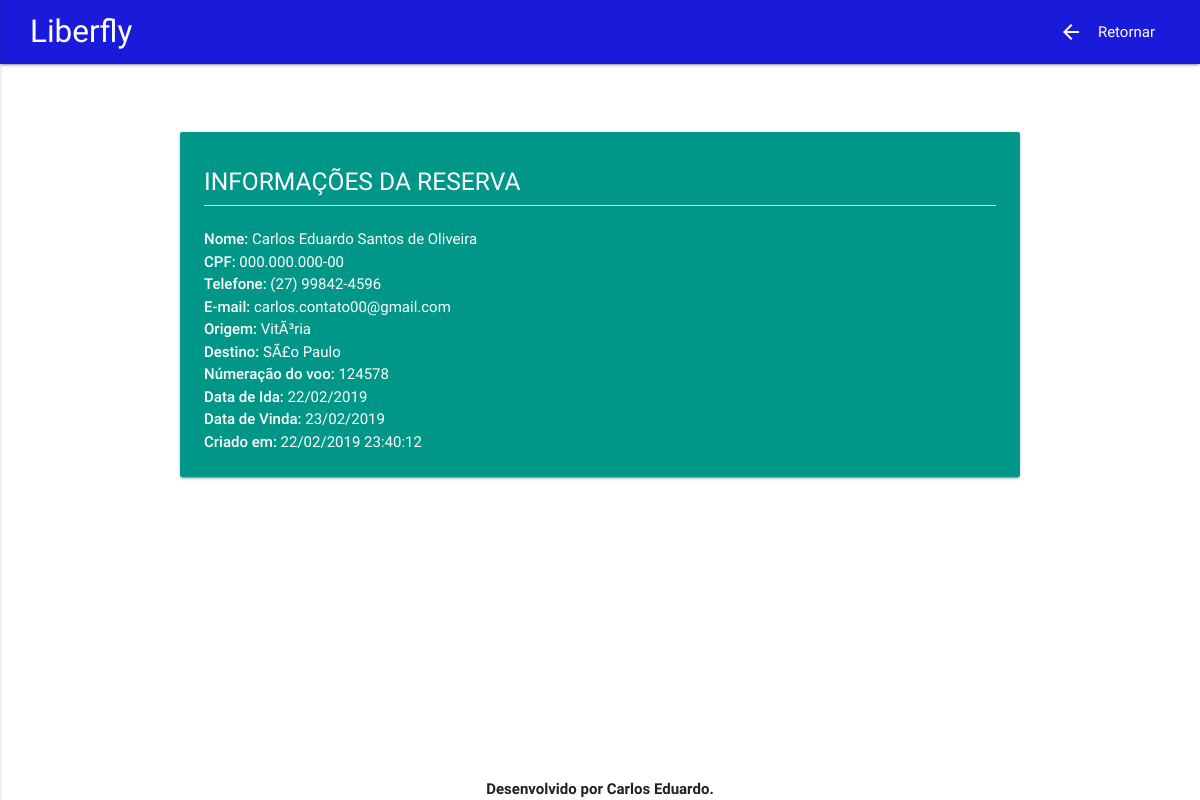
Page /passagem/visualizar/4 on the committed database.
### tables this page shows
CREATE TABLE `passagens` (
  `id` int(11) NOT NULL,
  `nome_passageiro` varchar(220) NOT NULL,
  `cpf` varchar(20) NOT NULL,
  `telefone` varchar(20) NOT NULL,
  `email` varchar(50) NOT NULL,
  `aeroporto_origem` varchar(220) NOT NULL,
  `aeroporto_destino` varchar(220) NOT NULL,
  `numero_voo` varchar(50) NOT NULL,
  `data_ida` varchar(100) NOT NULL,
  `data_volta` varchar(100) DEFAULT NULL,
  `criado` datetime DEFAULT NULL
);

### core/controller.php (called while the page is built, shortened)
<?php
class controller {
	public function loadView($viewName, $viewData = array()) {
		extract($viewData);
		include 'views/'.$viewName.'.php';
	}
}
?>

### controllers/passagemController.php (called while the page is built, shortened)
<?php
class passagemController extends controller {
	public function visualizar($id) {
		$dados = array();
		if(isset($id) && !empty($id)) {
			$passagem = new passagens();
			$dados['passagens'] = $passagem->view($id);
		}
		$this->loadView('visualizar', $dados);
	}
}
?>

### core/core.php (called while the page is built, shortened)
<?php
class core {
	public function run() {
		global $config;
		if ($config['versao'] == 'dsv') {
			$url = explode("index.php", $_SERVER['PHP_SELF']);
			$url = end($url);
		}
		$params = array();
		if (!empty($url) && $url != '/') {
			$url = explode('/', $url);
			array_shift($url);
			array_shift($url);
			if (isset($url[0]) && !empty($url[0])) {
				$currentAction = $url[0];
				array_shift($url);
			} else {
				$currentAction = 'index';
			}
			if (count($url) > 0) {
				$params = $url;
			}
		} else {
			$currentController = 'homeController';
			$currentAction = 'index';
		}
		$c = new $currentController();
		call_user_func_array(array($c, $currentAction), $params);
	}
}
?>

### index.php (called while the page is built, shortened)
<?php
require 'config.php';
$core = new core();
$core->run();
?>

### core/model.php (called while the page is built, shortened)
<?php
class model {
	public function __construct() {
		global $config;
		try {
			$this->db = new PDO('mysql:dbname='.$config['dbname'].';host='.$config['host'], $config['user'], $config['pass']);
		} catch (PDOException $e) {
    		exit('Erro ao conectar no Banco: ' . $e->getMessage());
		}
	}
}
?>

### config.php (called while the page is built, shortened)
<?php
	$config = array();
	if (versao == 'dsv') {
		$config['versao'] = 'dsv';
		$config['dbname'] = 'liberfly';
		$config['host']   = 'localhost';
		$config['user']   = '';
		$config['pass']   = '';
	}
?>

### models/passagens.php (called while the page is built, shortened)
<?php
class passagens extends model {
	public function view($id) {
		$sql = "SELECT * FROM passagens WHERE id = $id ";
		$qry = $this->db->query($sql);
		if($qry->rowCount() > 0) {
			$array = $qry->fetchAll();
		}
		return $array;
	}
}
?>

### views/visualizar.php (the view, shortened to what this page needs)
<!DOCTYPE html>
<html>
<head>
  <link type="text/css" rel="stylesheet" href="<?php echo URL; ?>/assets/css/materialize.min.css"  media="screen,projection"/>
  <link type="text/css" rel="stylesheet" href="<?php echo URL; ?>/assets/css/visualizar.css"  media="screen,projection"/>
  <link type="text/css" rel="stylesheet" href="<?php echo URL; ?>/assets/css/animate.css"  media="screen,projection"/>
</head>
<body>
  <nav id="navbar">
    <div class="nav-wrapper">
      <a href="<?php echo URL; ?>/home" class="brand-logo">Liberfly</a>
      <ul id="nav-mobile" class="right hide-on-med-and-down">
        <li><a href="<?php echo URL; ?>/passagem"><i class="material-icons left">arrow_back</i>Retornar</a></li>
      </ul>
    </div>
  </nav>
  <div class="container">
    <?php foreach($passagens as $p): ?>
      <div class="row">
        <div class="col s12">
          <div class="card-panel teal">
            <span class="white-text"><h5>INFORMAÇÕES DA RESERVA</h5></span>
            <div class="divider"></div><br>
            <span class="white-text"><strong>Nome:</strong> <?php echo($p['nome_passageiro']); ?></span><br>
            <span class="white-text"><strong>CPF:</strong> <?php echo($p['cpf']); ?></span><br>
            <span class="white-text"><strong>Telefone:</strong> <?php echo($p['telefone']); ?></span><br>
            <span class="white-text"><strong>E-mail:</strong> <?php echo($p['email']); ?></span><br>
            <span class="white-text"><strong>Origem:</strong> <?php echo($p['aeroporto_origem']); ?></span><br>
            <span class="white-text"><strong>Destino:</strong> <?php echo($p['aeroporto_destino']); ?></span><br>
            <span class="white-text"><strong>Númeração do voo:</strong> <?php echo($p['numero_voo']); ?></span><br>
            <span class="white-text"><strong>Data de Ida:</strong> <?php echo($p['data_ida']); ?></span><br>
            <span class="white-text"><strong>Data de Vinda:</strong> <?php echo($p['data_volta']); ?></span><br>
            <span class="white-text"><strong>Criado em:</strong> <?php echo(date("d/m/Y H:i:s", strtotime($p['criado']))); ?></span><br>
          </div>
        </div>
      </div>
    <?php endforeach; ?>
  </div>
  <footer class="footer mt-auto py-3">
    <div class="container">
      <span class="text-muted" id="rodapetext">Desenvolvido por Carlos Eduardo.</span>
    </div>
  </footer>
</body>
</html>

### assets/css/visualizar.css (style rules this page uses)
#navbar { background-color: #0000d6; opacity: 0.9; }
.nav-wrapper { margin-left: 30px; margin-right: 30px; }
.container { margin-top: 60px; }
.footer { position:absolute; bottom:0; width:100%; }
.footer .container { text-align: center; }
.footer .container #rodapetext { color: #212121; font-weight: bold; }

### rows in the picture
passagens: nome_passageiro "Carlos Eduardo Santos de Oliveira", cpf "000.000.000-00", telefone "(27) 99842-4596", email "carlos.contato00@gmail.com", aeroporto_origem "VitÃ³ria", aeroporto_destino "SÃ£o Paulo", numero_voo "124578", data_ida "22/02/2019", data_volta "23/02/2019", criado "22/02/2019 23:40:12"
